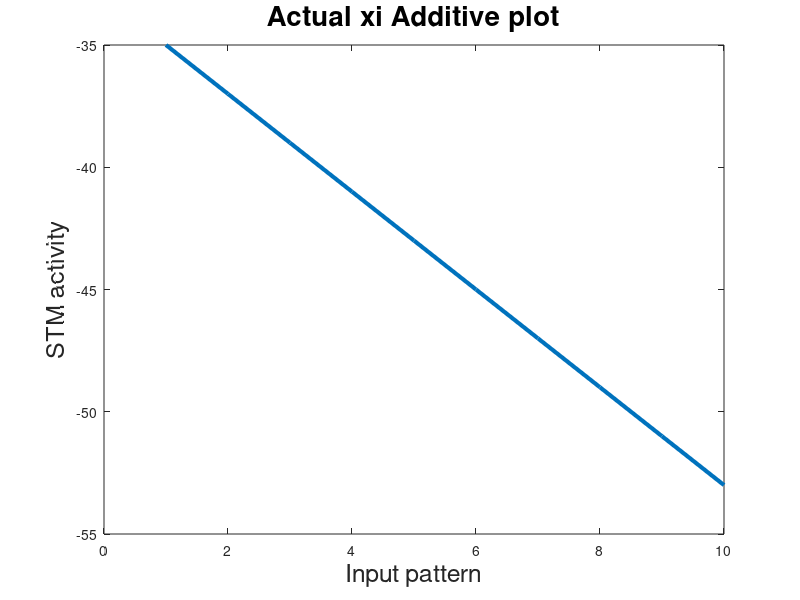
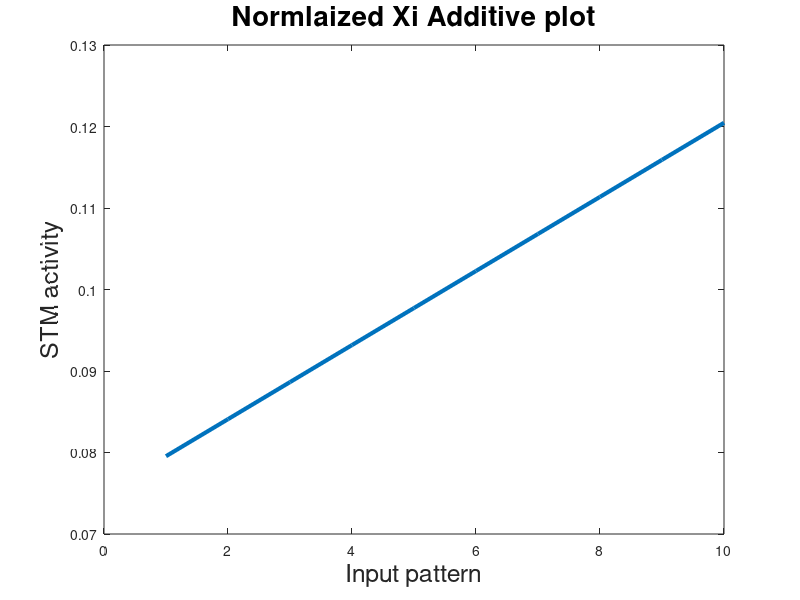
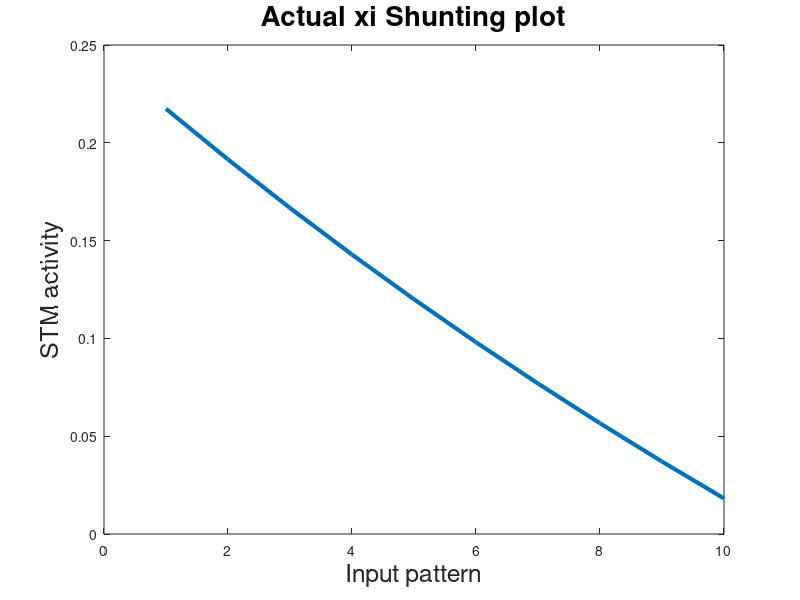
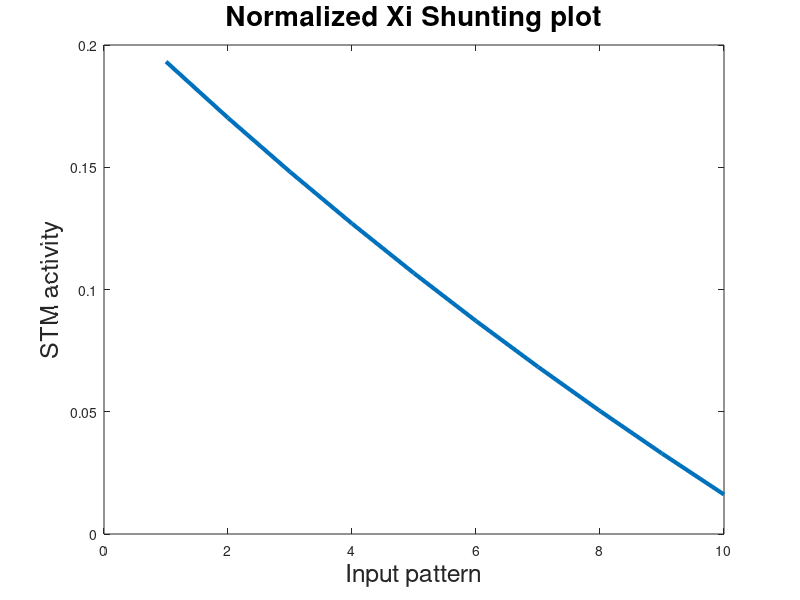

Write MATLAB code to recreate these figures, in order.
%% Homework 4 (question A) %%

clc
clear all 

% set parameters 
A = 0.1; %constant specified in homework 
B = 1; %constant specified in homework 
I = [1.0, 0.9, 0.8, 0.7, 0.6, 0.5, 0.4, 0.3, 0.2, 0.1];  
xs = zeros(10,1);

%for the additive equation of xi at equilibrium
figure(1);
for h = 1:10
    i = I(h);
    L = sum(I(I~=I(h)));
    x = (((B.*i) - L) ./ (A));
    xs(h) = x;
end

plot(1:10,xs,'LineWidth',3);

%create figure 1 for additive xi
title('Actual xi Additive plot', 'FontSize',20)
ylabel('STM activity', 'FontSize', 18)
xlabel('Input pattern','FontSize', 18)

%for the additive equation of Xi at equilibrium
figure(2);
for h = 1:10
    i = I(h);
    L = sum(I(I~=I(h))); % summation of all inhibitory terms without specific term 
    x = (((B.*i) - L) ./ (A));
    xs(h) = x;
end

xsnorm = xs / sum(xs);
xn = (xsnorm);
plot(1:10,xn,'LineWidth',3);

title('Normlaized Xi Additive plot', 'FontSize',20)
ylabel('STM activity', 'FontSize', 18)
xlabel('Input pattern','FontSize', 18)

%for the shunting equation of xi at equilibrium
figure(3);
for h = 1:10
    i = I(h);
    L = sum(I(I~=I(h)));% summation of all inhibitory terms without specific term 
    x = ((B .* i)./(A + L));
    xs(h) = x;
end

plot(1:10,xs,'LineWidth',3);

%create figure 3 for shunting xi
title('Actual xi Shunting plot', 'FontSize',20)
ylabel('STM activity', 'FontSize', 18)
xlabel('Input pattern','FontSize', 18)

%for the shunting equation of Xi at equilibrium
figure(4);
for h = 1:10
    i = I(h);
    L = sum(I(I~=I(h))); % summation of all inhibitory terms without specific term 
    x = ((B .* i)./(A + L)); 
    xs(h) = x;
end

xsnorm = xs / sum(xs);
xn = (xsnorm);
plot(1:10,xn,'LineWidth',3);

%create figure 4 for shunting Xi
title('Normalized Xi Shunting plot', 'FontSize',20)
ylabel('STM activity', 'FontSize', 18)
xlabel('Input pattern','FontSize', 18)

%part C new additive equation
figure(5);
for h = 1:10
    i = I(h);
    L = sum(I(I~=I(h)));% summation of all inhibitory terms without specific term 
    x = (((B .*i) - L) ./ (A + i));
    xs(h) = x;
end

plot(1:10,xs,'LineWidth',3);

%create figure 5 for new part C additive equation
title('Actual xi Additive plot - Eq3', 'FontSize',20)
ylabel('STM activity', 'FontSize', 18)
xlabel('Input pattern','FontSize', 18)

%part C Normalized
figure(6);
for h = 1:10
    i = I(h);
    L = sum(I(I~=I(h))); % summation of all inhibitory terms without specific term 
    x = (((B .*i) - L) ./ (A + i));
    xs(h) = x;
end

xsnorm = xs / sum(xs);
xn = (xsnorm);
plot(1:10,xn,'LineWidth',3);

%create figure 6 for part C normalized
title('Normalized Additive plot - Eq3', 'FontSize',20)
ylabel('STM activity', 'FontSize', 18)
xlabel('Input pattern','FontSize', 18)